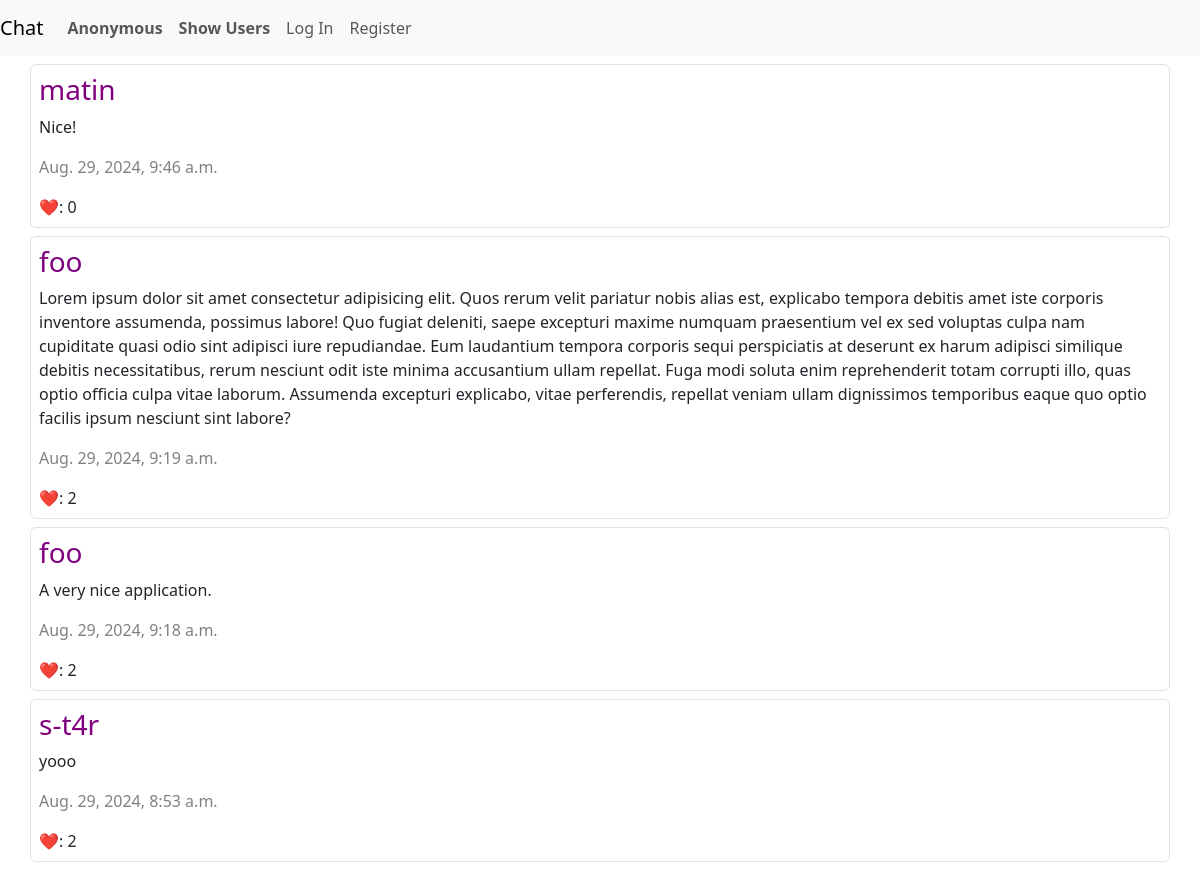
The page / on the database its author committed.
### chat/models.py (models this page shows)
class Posts(models.Model):
    id = models.AutoField(primary_key=True)
    content = models.TextField()
    timestamp = models.DateTimeField(auto_now_add=True)
    user = models.ForeignKey(User, on_delete=models.CASCADE, related_name='user_posts')
    likes = models.ManyToManyField(User, related_name="liked_posts", blank=True)

class User(AbstractUser):
    karma = models.IntegerField()
    groups = models.ManyToManyField(
        'auth.Group',
        related_name='chat_users',
        blank=True,
        help_text='The groups this user belongs to.',
        verbose_name='groups',
    )
    user_permissions = models.ManyToManyField(
        'auth.Permission',
        related_name='chat_user_permissions',
        blank=True,
        help_text='Specific permissions for this user.',
        verbose_name='user permissions',
    )
    following = models.ManyToManyField("self", symmetrical=False, related_name="followers", blank=True)

### chat/views.py (the view)
# urls.py: path("", views.index, name="index"),
def index(request):
    posts = Posts.objects.all().order_by("-timestamp")
    paginator = Paginator(posts, 10)
    page_number = request.GET.get('page')
    page_obj = paginator.get_page(page_number)
    return render(request, "chat/index.html", {
        "page_obj": page_obj,
    })

### chat/templates/chat/index.html (shortened to what this page needs)
{% extends "chat/layout.html" %}
{% load static %}
{% block body %}
    <div class="container-fluid">
    {% for post in page_obj %}
        <div id="{{ post.id }}" class="container border rounded-2 p-2 mt-2">
            <h3>
                <a href="{% url 'user_profile' post.user.id %}"
                style="color: purple; text-decoration: none;">
                    {{ post.user }}
                </a>
            </h3>
            <p id="post_content_{{ post.id }}">{{ post.content }}</p>
            <p><span style="color: gray; font-weight: 100;">{{ post.timestamp }}</span></p>
            <span>❤️: <span id="like_count_{{ post.id }}">{{ post.likes.count }}</span></span>
        </div>
        {% endfor %}
        <div class="pagination p-2">
        </div>
    </div>
{% endblock %}

### rows shown on the page
Posts: user "matin", content "Nice!", timestamp "Aug. 29, 2024, 9:46 a.m.", likes.count "0"
Posts: user "foo", content "Lorem ipsum dolor sit amet consectetur adipisicing elit. Quos rerum velit pariatur nobis alias est, explicabo tempora debitis amet iste corporis inventore assumenda, possimus labore! Quo fugiat deleniti, saepe excepturi maxime numquam praesentium vel ex sed voluptas culpa nam cupiditate quasi odio sint adipisci iure repudiandae. Eum laudantium tempora corporis sequi perspiciatis at deserunt ex harum adipisci similique debitis necessitatibus, rerum nesciunt odit iste minima accusantium ullam repellat. Fuga modi soluta enim reprehenderit totam corrupti illo, quas optio officia culpa vitae laborum. Assumenda excepturi explicabo, vitae perferendis, repellat veniam ullam dignissimos temporibus…", timestamp "Aug. 29, 2024, 9:19 a.m.", likes.count "2"
Posts: user "foo", content "A very nice application.", timestamp "Aug. 29, 2024, 9:18 a.m.", likes.count "2"
Posts: user "s-t4r", content "yooo", timestamp "Aug. 29, 2024, 8:53 a.m.", likes.count "2"
